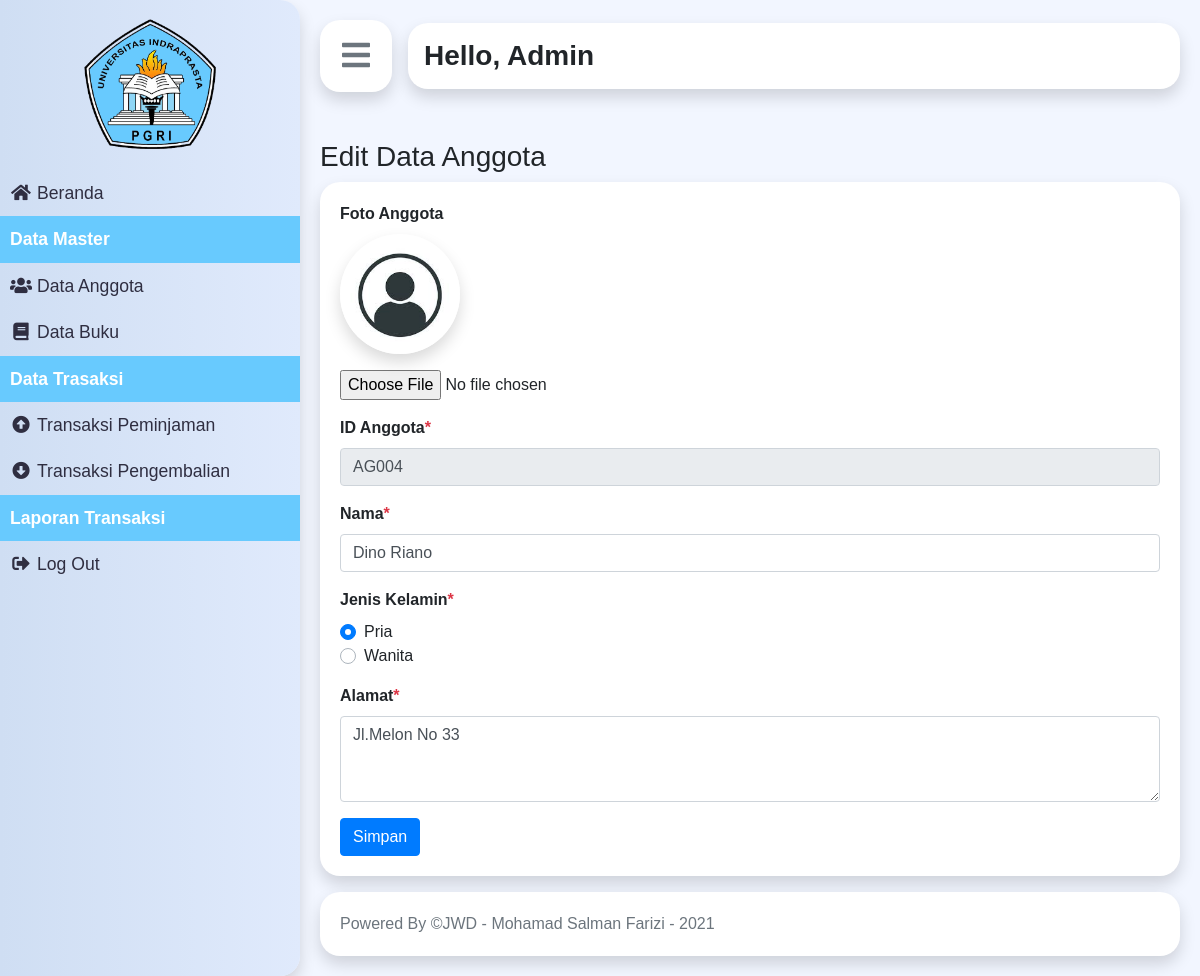
The app's page /index.php?p=anggotaEdit&id=AG004 (signed in) with its own data.
### tables this page shows
CREATE TABLE `tbanggota` (
  `idanggota` varchar(5) NOT NULL,
  `nama` varchar(30) NOT NULL,
  `jeniskelamin` varchar(10) NOT NULL,
  `alamat` varchar(40) NOT NULL,
  `status` varchar(20) NOT NULL,
  `foto` varchar(100) DEFAULT NULL
);

### controller/anggotaController.php (called while the page is built, shortened)
<?php
include('./controller/connection.php');
function query($query)
{
    global $con;
    $result = mysqli_query($con, $query);
    $rows = [];
    while ($row = mysqli_fetch_assoc($result)) {
        $rows[] = $row;
    }
    return $rows;
}

### pages/anggotaEdit.php (the view, shortened to what this page needs)
<?php
require('./controller/anggotaController.php');
$id = $_GET["id"];
$anggota = query("SELECT * FROM tbanggota WHERE idanggota = '$id'")[0];
?>
<div>
    <h3>Edit Data Anggota</h3>
</div>
<div class="card border-0 shadow">
    <div class="card-body">
        <form action="" method="post" enctype="multipart/form-data">
            <div class="form-group">
                <label for="fotoAnggota" class="font-weight-bold">Foto Anggota</label>
                <div class="wrapper-lg-img shadow mb-3">
                    <?php
                    $foto = $anggota['foto'];
                    if ($foto == null || $foto == '-') {
                        $foto = 'admin-no-photo.jpg';
                    }
                    ?>
                    <img src="asset/images/<?= $foto; ?>" alt="foto anggota">
                </div>
                <input type="file" class="form-control-file" id="fotoAnggota" name="fotoAnggota">
            </div>
            <div class="form-group">
                <label for="idAnggota" class="font-weight-bold">ID Anggota<span class="text-danger">*</span></label>
                <input type="text" value="<?= $anggota['idanggota']; ?>" class="form-control" id="idAnggota" name="idAnggota" placeholder="Masukkan ID Anggota" disabled>
            </div>
            <div class="form-group">
                <label for="nama" class="font-weight-bold">Nama<span class="text-danger">*</span></label>
                <input type="text" value="<?= $anggota['nama']; ?>" class="form-control" id="nama" name="nama" placeholder="Masukkan Nama" required>
            </div>
            <div class="mb-3">
                <label for="jenisKelamin" class="font-weight-bold">Jenis Kelamin<span class="text-danger">*</span></label>
                <div class="custom-control custom-radio">
                    <label class="custom-control-label" for="jenisKelamin1">Pria</label>
                </div>
                <div class="custom-control custom-radio">
                    <label class="custom-control-label" for="jenisKelamin2">Wanita</label>
                </div>
            </div>
            <div class="form-group">
                <label for="alamat" class="font-weight-bold">Alamat<span class="text-danger">*</span></label>
                <textarea name="alamat" id="alamat" rows="3" class="form-control" placeholder="Masukkan Alamat" required><?= $anggota['alamat']; ?></textarea>
            </div>
            <button type="submit" name="submit" class="btn btn-primary">Simpan</button>
        </form>
    </div>
</div>

### asset/css/style.css (style rules this page uses)
body { font-family: "Poppins", sans-serif; background: #fafafa; }
.card { border-radius: 20px; }
.wrapper-lg-img { position: relative; width: 120px; height: 120px; overflow: hidden; border-radius: 50%; }
.wrapper-lg-img img { width: 100%; height: 100%; object-fit: cover; }

### records on screen
tbanggota: idAnggota "AG004", nama "Dino Riano", alamat "Jl.Melon No 33"

### other values on screen
$_SESSION['nama'] "Admin"
